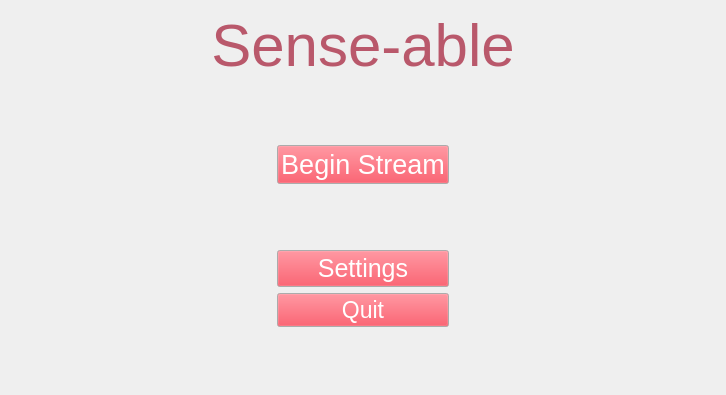
      <widget class="QWidget" name="Page_Home">
       <layout class="QHBoxLayout" name="horizontalLayout_4">
        <item>
         <layout class="QVBoxLayout" name="verticalLayout_3">
          <item>
           <layout class="QHBoxLayout" name="horizontalLayout_3">
            <item>
             <spacer name="horizontalSpacer">
              <property name="orientation">
               <enum>Qt::Horizontal</enum>
              </property>
              <property name="sizeHint" stdset="0">
               <size>
                <width>200</width>
                <height>20</height>
               </size>
              </property>
             </spacer>
            </item>
            <item>
             <layout class="QVBoxLayout" name="verticalLayout_2">
              <property name="sizeConstraint">
               <enum>QLayout::SetNoConstraint</enum>
              </property>
              <item>
               <widget class="QLabel" name="titleLabel">
                <property name="sizePolicy">
                 <sizepolicy hsizetype="Expanding" vsizetype="Expanding">
                  <horstretch>0</horstretch>
                  <verstretch>0</verstretch>
                 </sizepolicy>
                </property>
                <property name="palette">
                 <palette>
                  <active>
                   <colorrole role="WindowText">
                    <brush brushstyle="SolidPattern">
                     <color alpha="255">
                      <red>185</red>
                      <green>88</green>
                      <blue>107</blue>
                     </color>
                    </brush>
                   </colorrole>
                   <colorrole role="Text">
                    <brush brushstyle="SolidPattern">
                     <color alpha="255">
                      <red>185</red>
                      <green>88</green>
                      <blue>107</blue>
                     </color>
                    </brush>
                   </colorrole>
                  </active>
                  <inactive>
                   <colorrole role="WindowText">
                    <brush brushstyle="SolidPattern">
                     <color alpha="255">
                      <red>185</red>
                      <green>88</green>
                      <blue>107</blue>
                     </color>
                    </brush>
                   </colorrole>
                   <colorrole role="Text">
                    <brush brushstyle="SolidPattern">
                     <color alpha="255">
                      <red>185</red>
                      <green>88</green>
                      <blue>107</blue>
                     </color>
                    </brush>
                   </colorrole>
                  </inactive>
                  <disabled>
                   <colorrole role="WindowText">
                    <brush brushstyle="SolidPattern">
                     <color alpha="255">
                      <red>190</red>
                      <green>190</green>
                      <blue>190</blue>
                     </color>
                    </brush>
                   </colorrole>
                   <colorrole role="Text">
                    <brush brushstyle="SolidPattern">
                     <color alpha="255">
                      <red>190</red>
                      <green>190</green>
                      <blue>190</blue>
                     </color>
                    </brush>
                   </colorrole>
                  </disabled>
                 </palette>
                </property>
                <property name="font">
                 <font>
                  <pointsize>45</pointsize>
                 </font>
                </property>
                <property name="text">
                 <string>Sense-able</string>
                </property>
                <property name="scaledContents">
                 <bool>true</bool>
                </property>
                <property name="alignment">
                 <set>Qt::AlignCenter</set>
                </property>
                <property name="indent">
                 <number>0</number>
                </property>
               </widget>
              </item>
              <item>
               <layout class="QHBoxLayout" name="horizontalLayout_2">
                <property name="sizeConstraint">
                 <enum>QLayout::SetDefaultConstraint</enum>
                </property>
                <item>
                 <spacer name="horizontalSpacer_3">
                  <property name="orientation">
                   <enum>Qt::Horizontal</enum>
                  </property>
                  <property name="sizeHint" stdset="0">
                   <size>
                    <width>60</width>
                    <height>20</height>
                   </size>
                  </property>
                 </spacer>
                </item>
                <item>
                 <layout class="QVBoxLayout" name="verticalLayout">
                  <item>
                   <spacer name="verticalSpacer">
                    <property name="orientation">
                     <enum>Qt::Vertical</enum>
                    </property>
                    <property name="sizeHint" stdset="0">
                     <size>
                      <width>20</width>
                      <height>60</height>
                     </size>
                    </property>
                   </spacer>
                  </item>
                  <item>
                   <widget class="QPushButton" name="streamButton">
                    <property name="sizePolicy">
                     <sizepolicy hsizetype="Minimum" vsizetype="Fixed">
                      <horstretch>0</horstretch>
                      <verstretch>0</verstretch>
                     </sizepolicy>
                    </property>
                    <property name="palette">
                     <palette>
                      <active>
                       <colorrole role="Button">
                        <brush brushstyle="SolidPattern">
                         <color alpha="255">
                          <red>245</red>
                          <green>36</green>
                          <blue>54</blue>
                         </color>
                        </brush>
                       </colorrole>
                       <colorrole role="Text">
                        <brush brushstyle="SolidPattern">
                         <color alpha="255">
                          <red>255</red>
                          <green>255</green>
                          <blue>255</blue>
                         </color>
                        </brush>
                       </colorrole>
                       <colorrole role="ButtonText">
                        <brush brushstyle="SolidPattern">
                         <color alpha="255">
                          <red>255</red>
                          <green>255</green>
                          <blue>255</blue>
                         </color>
                        </brush>
                       </colorrole>
                      </active>
                      <inactive>
                       <colorrole role="Button">
                        <brush brushstyle="SolidPattern">
                         <color alpha="255">
                          <red>245</red>
                          <green>36</green>
                          <blue>54</blue>
                         </color>
                        </brush>
                       </colorrole>
                       <colorrole role="Text">
                        <brush brushstyle="SolidPattern">
                         <color alpha="255">
                          <red>255</red>
                          <green>255</green>
                          <blue>255</blue>
                         </color>
                        </brush>
                       </colorrole>
                       <colorrole role="ButtonText">
                        <brush brushstyle="SolidPattern">
                         <color alpha="255">
                          <red>255</red>
                          <green>255</green>
                          <blue>255</blue>
                         </color>
                        </brush>
                       </colorrole>
                      </inactive>
                      <disabled>
                       <colorrole role="Button">
                        <brush brushstyle="SolidPattern">
                         <color alpha="255">
                          <red>245</red>
                          <green>36</green>
                          <blue>54</blue>
                         </color>
                        </brush>
                       </colorrole>
                       <colorrole role="Text">
                        <brush brushstyle="SolidPattern">
                         <color alpha="255">
                          <red>190</red>
                          <green>190</green>
                          <blue>190</blue>
                         </color>
                        </brush>
                       </colorrole>
                       <colorrole role="ButtonText">
                        <brush brushstyle="SolidPattern">
                         <color alpha="255">
                          <red>190</red>
                          <green>190</green>
                          <blue>190</blue>
                         </color>
                        </brush>
                       </colorrole>
                      </disabled>
                     </palette>
                    </property>
                    <property name="font">
                     <font>
                      <pointsize>20</pointsize>
                     </font>
                    </property>
                    <property name="text">
                     <string>Begin Stream</string>
                    </property>
                   </widget>
                  </item>
                  <item>
                   <spacer name="verticalSpacer_2">
                    <property name="orientation">
                     <enum>Qt::Vertical</enum>
                    </property>
                    <property name="sizeHint" stdset="0">
                     <size>
                      <width>20</width>
                      <height>60</height>
                     </size>
                    </property>
                   </spacer>
                  </item>
                  <item>
                   <widget class="QPushButton" name="settingsPageButton">
                    <property name="sizePolicy">
                     <sizepolicy hsizetype="Minimum" vsizetype="Fixed">
                      <horstretch>0</horstretch>
                      <verstretch>0</verstretch>
                     </sizepolicy>
                    </property>
                    <property name="palette">
                     <palette>
                      <active>
                       <colorrole role="Button">
                        <brush brushstyle="SolidPattern">
                         <color alpha="255">
                          <red>245</red>
                          <green>36</green>
                          <blue>54</blue>
                         </color>
                        </brush>
                       </colorrole>
                       <colorrole role="ButtonText">
                        <brush brushstyle="SolidPattern">
                         <color alpha="255">
                          <red>255</red>
                          <green>255</green>
                          <blue>255</blue>
                         </color>
                        </brush>
                       </colorrole>
                      </active>
                      <inactive>
                       <colorrole role="Button">
                        <brush brushstyle="SolidPattern">
                         <color alpha="255">
                          <red>245</red>
                          <green>36</green>
                          <blue>54</blue>
                         </color>
                        </brush>
                       </colorrole>
                       <colorrole role="ButtonText">
                        <brush brushstyle="SolidPattern">
                         <color alpha="255">
                          <red>255</red>
                          <green>255</green>
                          <blue>255</blue>
                         </color>
                        </brush>
                       </colorrole>
                      </inactive>
                      <disabled>
                       <colorrole role="Button">
                        <brush brushstyle="SolidPattern">
                         <color alpha="255">
                          <red>245</red>
                          <green>36</green>
                          <blue>54</blue>
                         </color>
                        </brush>
                       </colorrole>
                       <colorrole role="ButtonText">
                        <brush brushstyle="SolidPattern">
                         <color alpha="255">
                          <red>190</red>
                          <green>190</green>
                          <blue>190</blue>
                         </color>
                        </brush>
                       </colorrole>
                      </disabled>
                     </palette>
                    </property>
                    <property name="font">
                     <font>
                      <pointsize>19</pointsize>
                     </font>
                    </property>
                    <property name="text">
                     <string>Settings</string>
                    </property>
                   </widget>
                  </item>
                  <item>
                   <widget class="QPushButton" name="QuitButton">
                    <property name="sizePolicy">
                     <sizepolicy hsizetype="Minimum" vsizetype="Fixed">
                      <horstretch>0</horstretch>
                      <verstretch>0</verstretch>
                     </sizepolicy>
                    </property>
                    <property name="palette">
                     <palette>
                      <active>
                       <colorrole role="Button">
                        <brush brushstyle="SolidPattern">
                         <color alpha="255">
                          <red>245</red>
                          <green>36</green>
                          <blue>54</blue>
                         </color>
                        </brush>
                       </colorrole>
                       <colorrole role="ButtonText">
                        <brush brushstyle="SolidPattern">
                         <color alpha="255">
                          <red>255</red>
                          <green>255</green>
                          <blue>255</blue>
                         </color>
                        </brush>
                       </colorrole>
                      </active>
                      <inactive>
                       <colorrole role="Button">
                        <brush brushstyle="SolidPattern">
                         <color alpha="255">
                          <red>245</red>
                          <green>36</green>
                          <blue>54</blue>
                         </color>
                        </brush>
                       </colorrole>
                       <colorrole role="ButtonText">
                        <brush brushstyle="SolidPattern">
                         <color alpha="255">
                          <red>255</red>
                          <green>255</green>
                          <blue>255</blue>
                         </color>
                        </brush>
                       </colorrole>
                      </inactive>
                      <disabled>
                       <colorrole role="Button">
                        <brush brushstyle="SolidPattern">
                         <color alpha="255">
                          <red>245</red>
                          <green>36</green>
                          <blue>54</blue>
                         </color>
                        </brush>
                       </colorrole>
                       <colorrole role="ButtonText">
                        <brush brushstyle="SolidPattern">
                         <color alpha="255">
                          <red>190</red>
                          <green>190</green>
                          <blue>190</blue>
                         </color>
                        </brush>
                       </colorrole>
                      </disabled>
                     </palette>
                    </property>
                    <property name="font">
                     <font>
                      <pointsize>17</pointsize>
                     </font>
                    </property>
                    <property name="text">
                     <string>Quit</string>
                    </property>
                   </widget>
                  </item>
                 </layout>
                </item>
                <item>
                 <spacer name="horizontalSpacer_4">
                  <property name="orientation">
                   <enum>Qt::Horizontal</enum>
                  </property>
                  <property name="sizeHint" stdset="0">
                   <size>
                    <width>60</width>
                    <height>20</height>
                   </size>
                  </property>
                 </spacer>
                </item>
               </layout>
              </item>
             </layout>
            </item>
            <item>
             <spacer name="horizontalSpacer_2">
              <property name="orientation">
               <enum>Qt::Horizontal</enum>
              </property>
              <property name="sizeHint" stdset="0">
               <size>
                <width>200</width>
                <height>20</height>
               </size>
              </property>
             </spacer>
            </item>
           </layout>
          </item>
          <item>
           <spacer name="verticalSpacer_3">
            <property name="orientation">
             <enum>Qt::Vertical</enum>
            </property>
            <property name="sizeHint" stdset="0">
             <size>
              <width>17</width>
              <height>57</height>
             </size>
            </property>
           </spacer>
          </item>
         </layout>
        </item>
       </layout>
      </widget>
